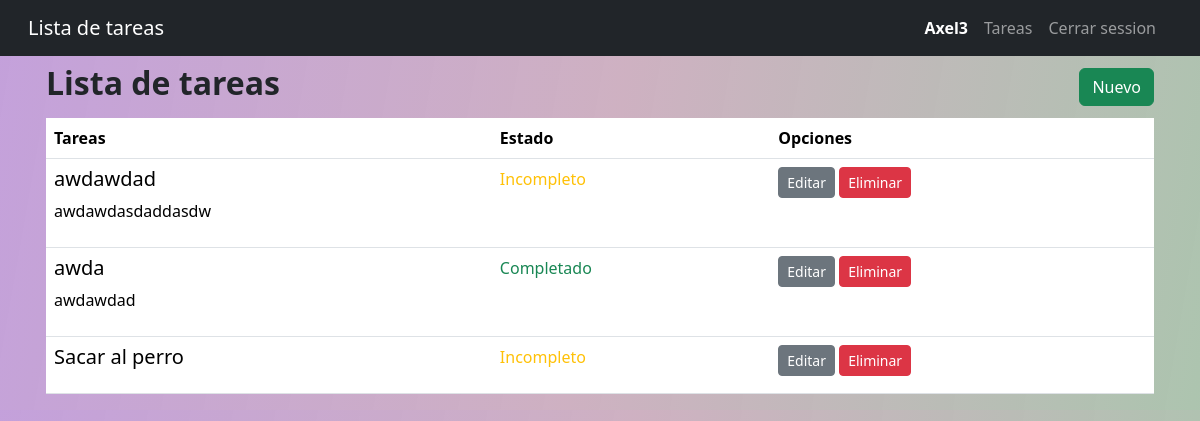
/todo/list (signed in), run on an earlier commit of the app's database.
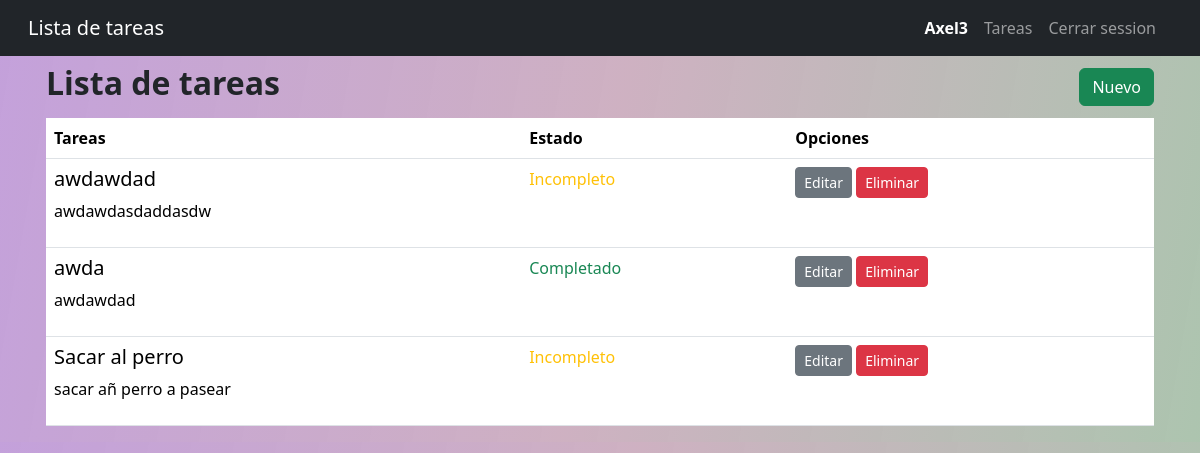
And on a later commit of the database.
### app/models.py (models this page shows, shortened)
class User(db.Model):
    id = db.Column(db.Integer, primary_key = True)
    username = db.Column(db.String(20), unique = True, nullable = False)
    password = db.Column(db.Text, nullable = False)

class Todo(db.Model):
    id = db.Column(db.Integer, primary_key = True)
    created_by = db.Column(db.Integer, db.ForeignKey('user.id'), nullable = False)
    title = db.Column(db.String(100), nullable = False)
    descrip = db.Column(db.Text)
    state = db.Column(db.Boolean, default = False)

### app/toDo.py (the view)
@bp.route('/list')
@login_required
def index():
    todos = Todo.query.all()
    return render_template('todo/index.html', todos = todos)

### app/auth.py (called while the page is built)
@bp.before_app_request
def load_logged_in_user():
    user_id = session.get('user_id')
    if user_id == None:
        g.user = None
    else:
        g.user = User.query.get_or_404(user_id)

def login_required(view):
    @functools.wraps(view)
    def wrapped_view(**kwargs):
        if g.user == None:
            return redirect(url_for('auth.login'))
        return view(**kwargs)
    return wrapped_view

### app/templates/todo/index.html
{% extends 'layout.html' %}
{% block content%}
<section class="container-xl px-3 ">
    <nav class="navbar">
        <h2 class=""><strong>{% block title %} Lista de tareas {% endblock %}</strong></h1>
        <a href="{{url_for('todo.create')}}" class="btn btn-success">Nuevo</a>
    </nav>
    <table class="table">
        <thead>
            <tr>
                <th class="col">Tareas</th>
                <th class="col">Estado</th>
                <th class="col" colspan="2">Opciones</th>
            </tr>
            <tbody>
                {% for todo in todos | reverse %}
                {% if g.user.id == todo.created_by %}
                <tr>
                    <td>
                        <h5>
                            {{todo.title}}
                        </h5>
                        <p>
                            {{todo.descrip}}
                        </p>
                    </td>
                    <td>
                        {% if todo.state%}
                            <p class="text-success">Completado</p>
                        {% else %}
                            <p class="text-warning">Incompleto</p>
                        {% endif %}
                    </td>
                    <td>
                        <a href="{{url_for('todo.update', id = todo.id)}}" class="btn btn-secondary btn-sm mb-2">Editar</a>
                        <a href="{{url_for('todo.delete', id = todo.id)}}" class="btn btn-danger btn-sm mb-2">Eliminar</a>
                    </td>
                </tr>
                {% endif %}
                {% endfor %}
            </tbody>
        </thead>
    </table>
</section>
{% endblock %}

### app/templates/layout.html (shortened to what this page needs)
<!DOCTYPE html>
<html lang="en">
<head>
    <link href="https://cdn.jsdelivr.net/npm/bootstrap@5.3.3/dist/css/bootstrap.min.css" rel="stylesheet">
</head>
<body class="body" style="background: linear-gradient(100deg, rgba(131, 58, 180, 0.479) 0%, rgba(139, 69, 109, 0.418) 50%, rgba(40, 102, 46, 0.384) 100%);">
    <nav class="navbar navbar-expand-sm navbar-dark bg-dark" data-bs-theme="dark">
        <div class="container-fluid mx-3">
            <a class="navbar-brand" href="{{url_for('index')}}">Lista de tareas</a>
            <div class="collapse navbar-collapse justify-content-end" id="navbarNav">
            <ul class="navbar-nav mx-2">
                {% if g.user %}
                <li class="nav-item">
                    <span class="nav-link active"><strong>{{ g.user.username }}</strong></span>
                    </li>
                    <li class="nav-item">
                    <a class="nav-link" href="{{url_for('todo.index')}}">Tareas</a>
                    </li>
                    <li class="nav-item">
                        <a class="nav-link" href="{{url_for('auth.logout')}}">Cerrar session</a>
                        </li>
                {% endif %}
            </ul>
            </div>
        </div>
        </nav>
        {% block content %}
        {% endblock %}
</body>
</html>

What changed in the data, as far as the page shows it:
changed Todo "Sacar al perro": descrip (not shown) → "sacar añ perro a pasear"
